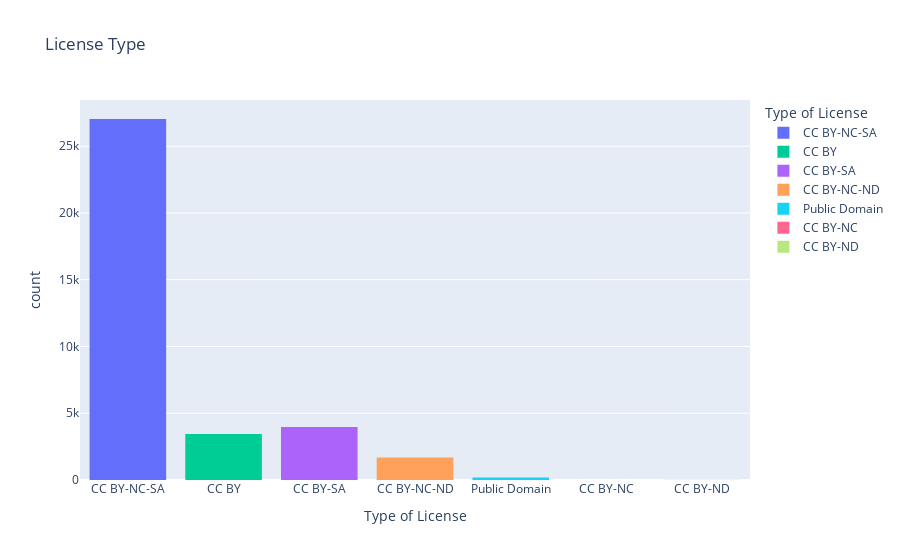

The cell this chart's notebook holds for it:
### Code cell
fig = px.histogram(df, x="license", title="License Type", labels={"license":"Type of License"},color="license")
fig.show()

### Figure 1 — Plotly figure (JSON) as saved in the notebook; plotly's stock layout.template omitted (floating-point values rounded to 4 significant figures; data arrays with more than 128 entries replaced by an {"elided": "..."} marker saying what was removed)
{"data": [{"alignmentgroup": "True", "bingroup": "x", "hovertemplate": "Type of License=%{x}<br>count=%{y}<extra></extra>", "legendgroup": "CC BY-NC-SA", "marker": {"color": "#636efa", "pattern": {"shape": ""}}, "name": "CC BY-NC-SA", "offsetgroup": "CC BY-NC-SA", "orientation": "v", "showlegend": true, "type": "histogram", "x": {"elided": "27036 str values"}, "xaxis": "x", "yaxis": "y"}, {"alignmentgroup": "True", "bingroup": "x", "hovertemplate": "Type of License=%{x}<br>count=%{y}<extra></extra>", "legendgroup": "CC BY", "marker": {"color": "#00cc96", "pattern": {"shape": ""}}, "name": "CC BY", "offsetgroup": "CC BY", "orientation": "v", "showlegend": true, "type": "histogram", "x": {"elided": "3451 str values"}, "xaxis": "x", "yaxis": "y"}, {"alignmentgroup": "True", "bingroup": "x", "hovertemplate": "Type of License=%{x}<br>count=%{y}<extra></extra>", "legendgroup": "CC BY-SA", "marker": {"color": "#ab63fa", "pattern": {"shape": ""}}, "name": "CC BY-SA", "offsetgroup": "CC BY-SA", "orientation": "v", "showlegend": true, "type": "histogram", "x": {"elided": "3964 str values"}, "xaxis": "x", "yaxis": "y"}, {"alignmentgroup": "True", "bingroup": "x", "hovertemplate": "Type of License=%{x}<br>count=%{y}<extra></extra>", "legendgroup": "CC BY-NC-ND", "marker": {"color": "#FFA15A", "pattern": {"shape": ""}}, "name": "CC BY-NC-ND", "offsetgroup": "CC BY-NC-ND", "orientation": "v", "showlegend": true, "type": "histogram", "x": {"elided": "1687 str values"}, "xaxis": "x", "yaxis": "y"}, {"alignmentgroup": "True", "bingroup": "x", "hovertemplate": "Type of License=%{x}<br>count=%{y}<extra></extra>", "legendgroup": "Public Domain", "marker": {"color": "#19d3f3", "pattern": {"shape": ""}}, "name": "Public Domain", "offsetgroup": "Public Domain", "orientation": "v", "showlegend": true, "type": "histogram", "x": {"elided": "188 str values"}, "xaxis": "x", "yaxis": "y"}, {"alignmentgroup": "True", "bingroup": "x", "hovertemplate": "Type of License=%{x}<br>count=%{y}<extra></extra>", "legendgroup": "CC BY-NC", "marker": {"color": "#FF6692", "pattern": {"shape": ""}}, "name": "CC BY-NC", "offsetgroup": "CC BY-NC", "orientation": "v", "showlegend": true, "type": "histogram", "x": ["CC BY-NC", "CC BY-NC", "CC BY-NC", "CC BY-NC"], "xaxis": "x", "yaxis": "y"}, {"alignmentgroup": "True", "bingroup": "x", "hovertemplate": "Type of License=%{x}<br>count=%{y}<extra></extra>", "legendgroup": "CC BY-ND", "marker": {"color": "#B6E880", "pattern": {"shape": ""}}, "name": "CC BY-ND", "offsetgroup": "CC BY-ND", "orientation": "v", "showlegend": true, "type": "histogram", "x": ["CC BY-ND", "CC BY-ND", "CC BY-ND", "CC BY-ND", "CC BY-ND", "CC BY-ND", "CC BY-ND", "CC BY-ND", "CC BY-ND", "CC BY-ND", "CC BY-ND", "CC BY-ND", "CC BY-ND", "CC BY-ND", "CC BY-ND", "CC BY-ND", "CC BY-ND"], "xaxis": "x", "yaxis": "y"}], "layout": {"barmode": "relative", "legend": {"title": {"text": "Type of License"}, "tracegroupgap": 0}, "title": {"text": "License Type"}, "xaxis": {"anchor": "y", "categoryarray": ["CC BY-NC-SA", null, "CC BY", "CC BY-SA", "CC BY-NC-ND", "Public Domain", "CC BY-NC", "CC BY-ND"], "categoryorder": "array", "domain": [0, 1], "title": {"text": "Type of License"}}, "yaxis": {"anchor": "x", "domain": [0, 1], "title": {"text": "count"}}}}
